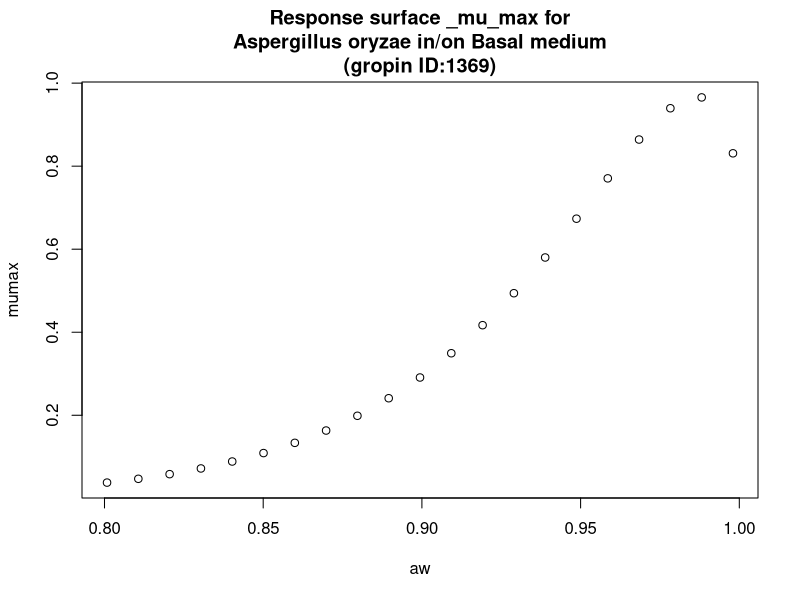

The R script that drew this image:
#############################
# start of Parameter script
#############################
aw <- seq(0.8008,0.998001998001998,length.out=21)
#############################
# end of Parameter script
#############################
############################# 
# start of Model script Gropin ID 1369 
#############################
 
# constant coefficients for this model
 
variables <- data.frame(aw)
argumentsPar <- unique.data.frame(expand.grid(variables))
 
# heart of the model
response_surface <- function(aw) {
   mumax <-exp(-0.4344+6.904*sqrt(1-aw)-29.72*(sqrt(1-aw))^2)

	return(mumax=mumax)
} 

# output parameters
responseSurface <- cbind(argumentsPar,response_surface(argumentsPar['aw']))
colnames(responseSurface) <- c(colnames(argumentsPar),'mumax')
#############################
# End of Model script
#############################
############################# 
# start of Visualisation script Gropin ID 1369 
#############################
titleText <-'Response surface _mu_max for
Aspergillus oryzae in/on Basal medium
(gropin ID:1369)'
plot(aw,responseSurface$'mumax',xlab='aw',
                          ylab='mumax',main=titleText)
#############################
# End of Visualisation script
#############################
